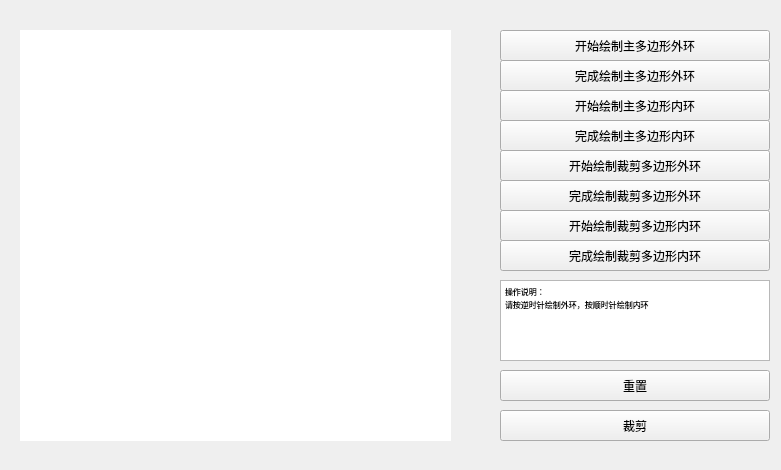
<?xml version="1.0" encoding="UTF-8"?>
<ui version="4.0">
 <class>MainWindow</class>
 <widget class="QMainWindow" name="MainWindow">
  <property name="geometry">
   <rect>
    <x>0</x>
    <y>0</y>
    <width>781</width>
    <height>470</height>
   </rect>
  </property>
  <property name="minimumSize">
   <size>
    <width>781</width>
    <height>470</height>
   </size>
  </property>
  <property name="maximumSize">
   <size>
    <width>781</width>
    <height>470</height>
   </size>
  </property>
  <property name="windowTitle">
   <string>MainWindow</string>
  </property>
  <widget class="QWidget" name="centralWidget">
   <widget class="QPushButton" name="startMainPolygonOuterRingBtn">
    <property name="geometry">
     <rect>
      <x>500</x>
      <y>30</y>
      <width>270</width>
      <height>31</height>
     </rect>
    </property>
    <property name="minimumSize">
     <size>
      <width>270</width>
      <height>31</height>
     </size>
    </property>
    <property name="maximumSize">
     <size>
      <width>270</width>
      <height>31</height>
     </size>
    </property>
    <property name="text">
     <string>开始绘制主多边形外环</string>
    </property>
   </widget>
   <widget class="Canvas" name="widget" native="true">
    <property name="geometry">
     <rect>
      <x>20</x>
      <y>30</y>
      <width>431</width>
      <height>411</height>
     </rect>
    </property>
    <property name="sizePolicy">
     <sizepolicy hsizetype="Expanding" vsizetype="Expanding">
      <horstretch>0</horstretch>
      <verstretch>0</verstretch>
     </sizepolicy>
    </property>
    <property name="minimumSize">
     <size>
      <width>431</width>
      <height>411</height>
     </size>
    </property>
    <property name="maximumSize">
     <size>
      <width>431</width>
      <height>411</height>
     </size>
    </property>
    <property name="styleSheet">
     <string notr="true">background-color:white;</string>
    </property>
   </widget>
   <widget class="QPushButton" name="startMainPolygonInnerRingBtn">
    <property name="geometry">
     <rect>
      <x>500</x>
      <y>90</y>
      <width>270</width>
      <height>31</height>
     </rect>
    </property>
    <property name="minimumSize">
     <size>
      <width>270</width>
      <height>31</height>
     </size>
    </property>
    <property name="maximumSize">
     <size>
      <width>270</width>
      <height>31</height>
     </size>
    </property>
    <property name="text">
     <string>开始绘制主多边形内环</string>
    </property>
   </widget>
   <widget class="QPushButton" name="startTailorPolygonOuterRingBtn">
    <property name="geometry">
     <rect>
      <x>500</x>
      <y>150</y>
      <width>270</width>
      <height>31</height>
     </rect>
    </property>
    <property name="minimumSize">
     <size>
      <width>270</width>
      <height>31</height>
     </size>
    </property>
    <property name="maximumSize">
     <size>
      <width>270</width>
      <height>31</height>
     </size>
    </property>
    <property name="text">
     <string>开始绘制裁剪多边形外环</string>
    </property>
   </widget>
   <widget class="QPushButton" name="startTailorPolygonInnerRingBtn">
    <property name="geometry">
     <rect>
      <x>500</x>
      <y>210</y>
      <width>270</width>
      <height>31</height>
     </rect>
    </property>
    <property name="minimumSize">
     <size>
      <width>270</width>
      <height>31</height>
     </size>
    </property>
    <property name="maximumSize">
     <size>
      <width>270</width>
      <height>31</height>
     </size>
    </property>
    <property name="text">
     <string>开始绘制裁剪多边形内环</string>
    </property>
   </widget>
   <widget class="QPushButton" name="startBtn">
    <property name="geometry">
     <rect>
      <x>500</x>
      <y>410</y>
      <width>270</width>
      <height>31</height>
     </rect>
    </property>
    <property name="minimumSize">
     <size>
      <width>270</width>
      <height>31</height>
     </size>
    </property>
    <property name="maximumSize">
     <size>
      <width>270</width>
      <height>31</height>
     </size>
    </property>
    <property name="text">
     <string>裁剪</string>
    </property>
   </widget>
   <widget class="QPushButton" name="clearBtn">
    <property name="geometry">
     <rect>
      <x>500</x>
      <y>370</y>
      <width>270</width>
      <height>31</height>
     </rect>
    </property>
    <property name="minimumSize">
     <size>
      <width>270</width>
      <height>31</height>
     </size>
    </property>
    <property name="maximumSize">
     <size>
      <width>270</width>
      <height>31</height>
     </size>
    </property>
    <property name="text">
     <string>重置</string>
    </property>
   </widget>
   <widget class="QPushButton" name="finishMainPolygonOuterRingBtn">
    <property name="geometry">
     <rect>
      <x>500</x>
      <y>60</y>
      <width>270</width>
      <height>31</height>
     </rect>
    </property>
    <property name="minimumSize">
     <size>
      <width>270</width>
      <height>31</height>
     </size>
    </property>
    <property name="maximumSize">
     <size>
      <width>270</width>
      <height>31</height>
     </size>
    </property>
    <property name="text">
     <string>完成绘制主多边形外环</string>
    </property>
   </widget>
   <widget class="QPushButton" name="finishMainPolygonInnerRingBtn">
    <property name="geometry">
     <rect>
      <x>500</x>
      <y>120</y>
      <width>270</width>
      <height>31</height>
     </rect>
    </property>
    <property name="minimumSize">
     <size>
      <width>270</width>
      <height>31</height>
     </size>
    </property>
    <property name="maximumSize">
     <size>
      <width>270</width>
      <height>31</height>
     </size>
    </property>
    <property name="text">
     <string>完成绘制主多边形内环</string>
    </property>
   </widget>
   <widget class="QPushButton" name="finishTailorPolygonOuterRingBtn">
    <property name="geometry">
     <rect>
      <x>500</x>
      <y>180</y>
      <width>270</width>
      <height>31</height>
     </rect>
    </property>
    <property name="minimumSize">
     <size>
      <width>270</width>
      <height>31</height>
     </size>
    </property>
    <property name="maximumSize">
     <size>
      <width>270</width>
      <height>31</height>
     </size>
    </property>
    <property name="text">
     <string>完成绘制裁剪多边形外环</string>
    </property>
   </widget>
   <widget class="QPushButton" name="finishTailorPolygonInnerRingBtn">
    <property name="geometry">
     <rect>
      <x>500</x>
      <y>240</y>
      <width>270</width>
      <height>31</height>
     </rect>
    </property>
    <property name="minimumSize">
     <size>
      <width>270</width>
      <height>31</height>
     </size>
    </property>
    <property name="maximumSize">
     <size>
      <width>270</width>
      <height>31</height>
     </size>
    </property>
    <property name="text">
     <string>完成绘制裁剪多边形内环</string>
    </property>
   </widget>
   <widget class="QTextBrowser" name="textBrowser">
    <property name="geometry">
     <rect>
      <x>500</x>
      <y>280</y>
      <width>270</width>
      <height>81</height>
     </rect>
    </property>
    <property name="minimumSize">
     <size>
      <width>270</width>
      <height>0</height>
     </size>
    </property>
    <property name="maximumSize">
     <size>
      <width>270</width>
      <height>16777215</height>
     </size>
    </property>
    <property name="font">
     <font>
      <family>Arial</family>
      <pointsize>6</pointsize>
     </font>
    </property>
    <property name="html">
     <string>&lt;!DOCTYPE HTML PUBLIC &quot;-//W3C//DTD HTML 4.0//EN&quot; &quot;http://www.w3.org/TR/REC-html40/strict.dtd&quot;&gt;
&lt;html&gt;&lt;head&gt;&lt;meta name=&quot;qrichtext&quot; content=&quot;1&quot; /&gt;&lt;style type=&quot;text/css&quot;&gt;
p, li { white-space: pre-wrap; }
&lt;/style&gt;&lt;/head&gt;&lt;body style=&quot; font-family:'Arial'; font-size:6pt; font-weight:400; font-style:normal;&quot;&gt;
&lt;p style=&quot; margin-top:0px; margin-bottom:0px; margin-left:0px; margin-right:0px; -qt-block-indent:0; text-indent:0px;&quot;&gt;&lt;span style=&quot; font-family:'.SF NS Text';&quot;&gt;操作说明：&lt;/span&gt;&lt;/p&gt;
&lt;p style=&quot; margin-top:0px; margin-bottom:0px; margin-left:0px; margin-right:0px; -qt-block-indent:0; text-indent:0px;&quot;&gt;&lt;span style=&quot; font-family:'.SF NS Text';&quot;&gt;请按逆时针绘制外环，按顺时针绘制内环&lt;/span&gt;&lt;/p&gt;&lt;/body&gt;&lt;/html&gt;</string>
    </property>
   </widget>
  </widget>
 </widget>
 <layoutdefault spacing="6" margin="11"/>
 <customwidgets>
  <customwidget>
   <class>Canvas</class>
   <extends>QWidget</extends>
   <header location="global">canvas.h</header>
   <container>1</container>
  </customwidget>
 </customwidgets>
 <resources/>
 <connections/>
</ui>
